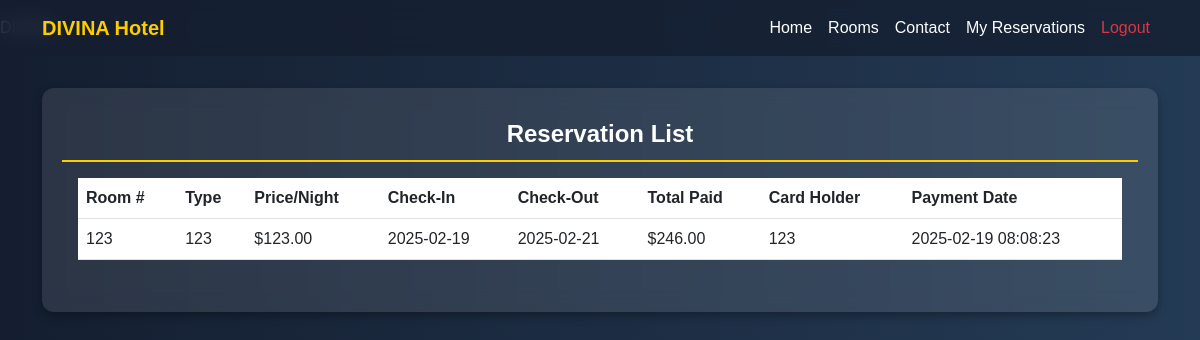
The page /hotel/my_reservations.php (signed in) on the database its author committed.
### tables this page shows
CREATE TABLE `reservations` (
  `id` int(11) NOT NULL,
  `user_id` int(11) DEFAULT NULL,
  `room_id` int(11) DEFAULT NULL,
  `check_in` date DEFAULT NULL,
  `check_out` date DEFAULT NULL,
  `created_at` timestamp NOT NULL DEFAULT current_timestamp()
);

CREATE TABLE `rooms` (
  `id` int(11) NOT NULL,
  `room_number` varchar(50) DEFAULT NULL,
  `type` varchar(50) DEFAULT NULL,
  `price` decimal(10,2) DEFAULT NULL,
  `status` enum('available','booked') DEFAULT NULL
);

CREATE TABLE `payments` (
  `id` int(11) NOT NULL,
  `reservation_id` int(11) DEFAULT NULL,
  `card_number` varchar(16) DEFAULT NULL,
  `card_holder` varchar(100) DEFAULT NULL,
  `expiry_date` varchar(5) DEFAULT NULL,
  `cvv` varchar(3) DEFAULT NULL,
  `amount` decimal(10,2) DEFAULT NULL,
  `payment_date` timestamp NOT NULL DEFAULT current_timestamp()
);

### hotel/my_reservations.php (the view, shortened to what this page needs)
<?php
include 'config.php';
include 'header.php';
$userId = $_SESSION['user_id'];
$stmt = $pdo->prepare("SELECT reservations.*, rooms.room_number, rooms.type, rooms.price, payments.card_holder, payments.amount, payments.payment_date
                       FROM reservations
                       JOIN rooms ON reservations.room_id = rooms.id
                       LEFT JOIN payments ON reservations.id = payments.reservation_id
                       WHERE reservations.user_id = ?");
$stmt->execute([$userId]);
$reservations = $stmt->fetchAll();
?>
<!DOCTYPE html>
<html lang="en">
<head>
    <link rel="stylesheet" href="https://cdn.jsdelivr.net/npm/bootstrap@5.3.0/dist/css/bootstrap.min.css">
<p class="mt-3"> DIVINA </p>
<div class="container mt-5">
    <?php if (empty($reservations)): ?>
        <div class="alert alert-warning text-center">You have no reservations yet. <a href="rooms.php" class="alert-link">Book a room now!</a></div>
    <?php else: ?>
        <div class="row justify-content-center">
        <div class="col-md-16">
            <div class="card">
                <div class="card-header text-white">Reservation List</div>
                <div class="card-body">
                <div class="table-responsive">
                    <table class="table table-hover">
                <thead>
                    <tr>
                        <th>Room #</th>
                        <th>Type</th>
                        <th>Price/Night</th>
                        <th>Check-In</th>
                        <th>Check-Out</th>
                        <th>Total Paid</th>
                        <th>Card Holder</th>
                        <th>Payment Date</th>
                    </tr>
                </thead>
                <tbody>
                    <?php foreach ($reservations as $reservation): ?>
                    <tr>
                        <td><?= htmlspecialchars($reservation['room_number']) ?></td>
                        <td><?= htmlspecialchars($reservation['type']) ?></td>
                        <td>$<?= number_format($reservation['price'], 2) ?></td>
                        <td><?= htmlspecialchars($reservation['check_in']) ?></td>
                        <td><?= htmlspecialchars($reservation['check_out']) ?></td>
                        <td><?= empty($reservation['amount']) ? '<span class="text-danger">Pending</span>' : '$' . number_format($reservation['amount'], 2) ?></td>
                        <td><?= empty($reservation['card_holder']) ? '<span class="text-danger">Not Paid</span>' : htmlspecialchars($reservation['card_holder']) ?></td>
                        <td><?= empty($reservation['payment_date']) ? '<span class="text-danger">-</span>' : htmlspecialchars($reservation['payment_date']) ?></td>
                    </tr>
                    <?php endforeach; ?>
                </tbody>
            </table>
        </div>
    <?php endif; ?>
</div>

### hotel/my_reservations.php (style rules this page uses)
body { background: linear-gradient(to right, #141e30, #243b55); color: white; font-family: 'Poppins', sans-serif; }
.card { background: rgba(255, 255, 255, 0.1); backdrop-filter: blur(10px); border: none; border-radius: 12px; padding: 20px; box-shadow: 0px 4px 10px rgba(0, 0, 0, 0.3); color:white; }
.card-header { text-align: center; font-size: 1.5rem; font-weight: bold; background: transparent; color: #ffcc00; border-bottom: 2px solid #ffcc00; }
.table { background: rgba(255, 255, 255, 0.1); backdrop-filter: blur(10px); }

### rows shown on the page
reservations: room.room_number "123", room.type "123", room.price "123.00", check_in "2025-02-19", check_out "2025-02-21", payments.amount "246.00", payments.card_holder "123", payments.payment_date "2025-02-19 08:08:23"
